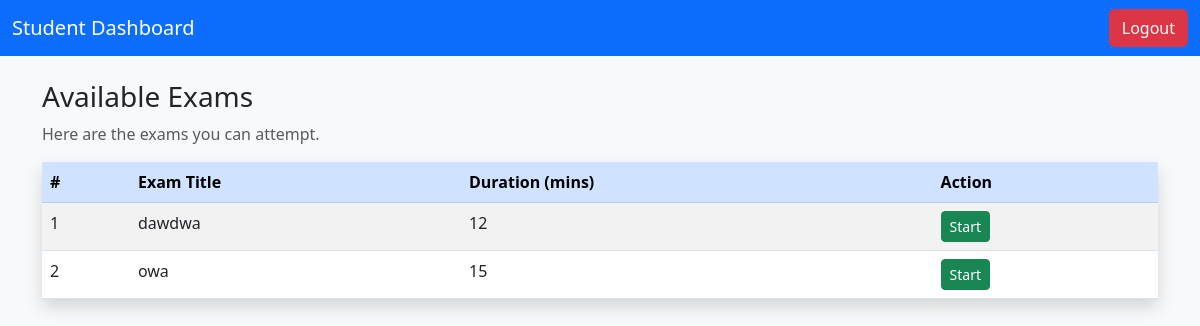
The app's page /student/exams (signed in), older data.
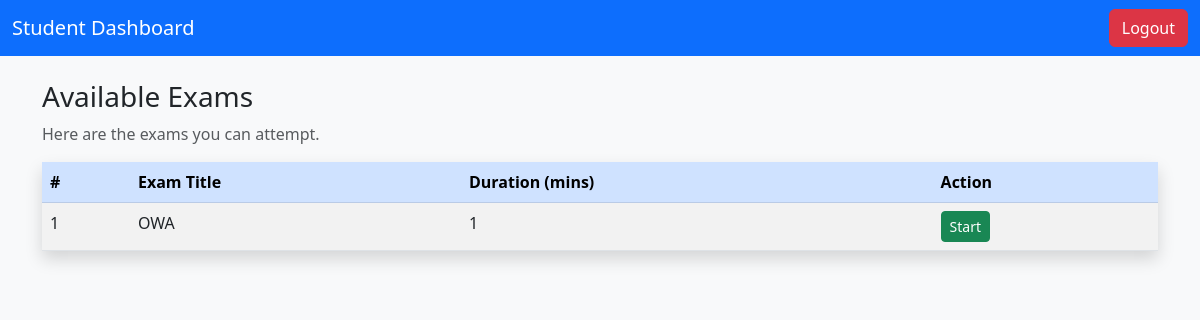
The same page, newer data.
### models/exam.py (models this page shows)
class Exam(db.Model):
    __tablename__ = "exams"
    id = db.Column(db.Integer, primary_key=True)
    title = db.Column(db.String(100), nullable=False)
    duration = db.Column(db.Integer, nullable=False, default=30)  # in minutes
    questions = db.relationship("Question", backref="exam", lazy=True)
    results = db.relationship("Result", backref="exam", lazy=True)

### routes/student_routes.py (the view)
@student_bp.route("/exams")
@login_required
def available_exams():
    if current_user.role != "student":
        return "Unauthorized", 403
    exams = Exam.query.all()
    return render_template("student_exams.html", exams=exams)

### app.py (called while the page is built)
def create_app():
    app = Flask(__name__, instance_relative_config=True)
    app.config.from_object("config.Config")
    app.config.from_pyfile("config.py", silent=True)
    db.init_app(app)
    login_manager.init_app(app)
    @login_manager.user_loader
    def load_user(user_id):
        return User.query.get(int(user_id))
    app.register_blueprint(auth_bp)
    app.register_blueprint(admin_bp)
    app.register_blueprint(student_bp)
    @app.route("/")
    def index():
        return render_template("landing.html")   # shows login/register options
    return app

### templates/student_exams.html (shortened to what this page needs)
<!DOCTYPE html>
<html lang="en">
<head>
  <link href="https://cdn.jsdelivr.net/npm/bootstrap@5.3.0/dist/css/bootstrap.min.css" rel="stylesheet">
</head>
<body class="bg-light">
  <nav class="navbar navbar-dark bg-primary">
    <div class="container-fluid">
      <a class="navbar-brand" href="{{ url_for('student.dashboard') }}">Student Dashboard</a>
      <a href="{{ url_for('auth.logout') }}" class="btn btn-danger">Logout</a>
    </div>
  </nav>
  <div class="container mt-4">
    <h3>Available Exams</h3>
    <p class="text-muted">Here are the exams you can attempt.</p>
    {% if exams %}
    <table class="table table-striped table-hover shadow">
      <thead class="table-primary">
        <tr>
          <th>#</th>
          <th>Exam Title</th>
          <th>Duration (mins)</th>
          <th>Action</th>
        </tr>
      </thead>
      <tbody>
        {% for exam in exams %}
        <tr>
          <td>{{ loop.index }}</td>
          <td>{{ exam.title }}</td>
          <td>{{ exam.duration }}</td>
          <td>
            <a href="{{ url_for('student.take_exam', exam_id=exam.id) }}" class="btn btn-success btn-sm">Start</a>
          </td>
        </tr>
        {% endfor %}
      </tbody>
    </table>
    {% else %}
    <div class="alert alert-secondary text-center">No exams available to attempt.</div>
    {% endif %}
  </div>
</body>
</html>

Row changes from the older to the newer data that the page shows:
removed Exam: title "owa", duration "15"
changed Exam: title "dawdwa" → "OWA"; duration "12" → "1"
